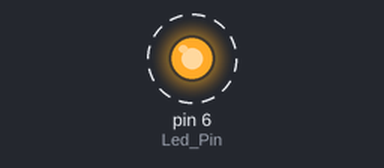
Simulated run of this sketch. Board: Arduino Uno, built with avr-gcc and run on an emulated ATmega328P. Shown: output pins drawn as LEDs (lit = HIGH). Dashed ring = blinking.

Above: at 0.5 s.
Timing chart, 0 to 4.6 s (numbered marks = the images above):
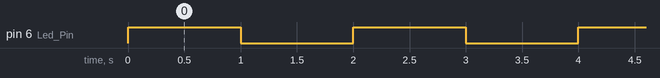

Measured:
- by itself, pin 6 (Led_Pin): alternates HIGH for 1.0 s and LOW for 1.0 s

The sketch:

Led_Toggel.ino
```cpp
#include <Arduino.h>

#define Led_Pin 6
//int led_pin = 6;
void setup() {
pinMode(Led_Pin, OUTPUT);
}

void loop() {
digitalWrite(Led_Pin, HIGH);
delay(1000);
digitalWrite(Led_Pin, LOW);
delay(1000);
}
```
